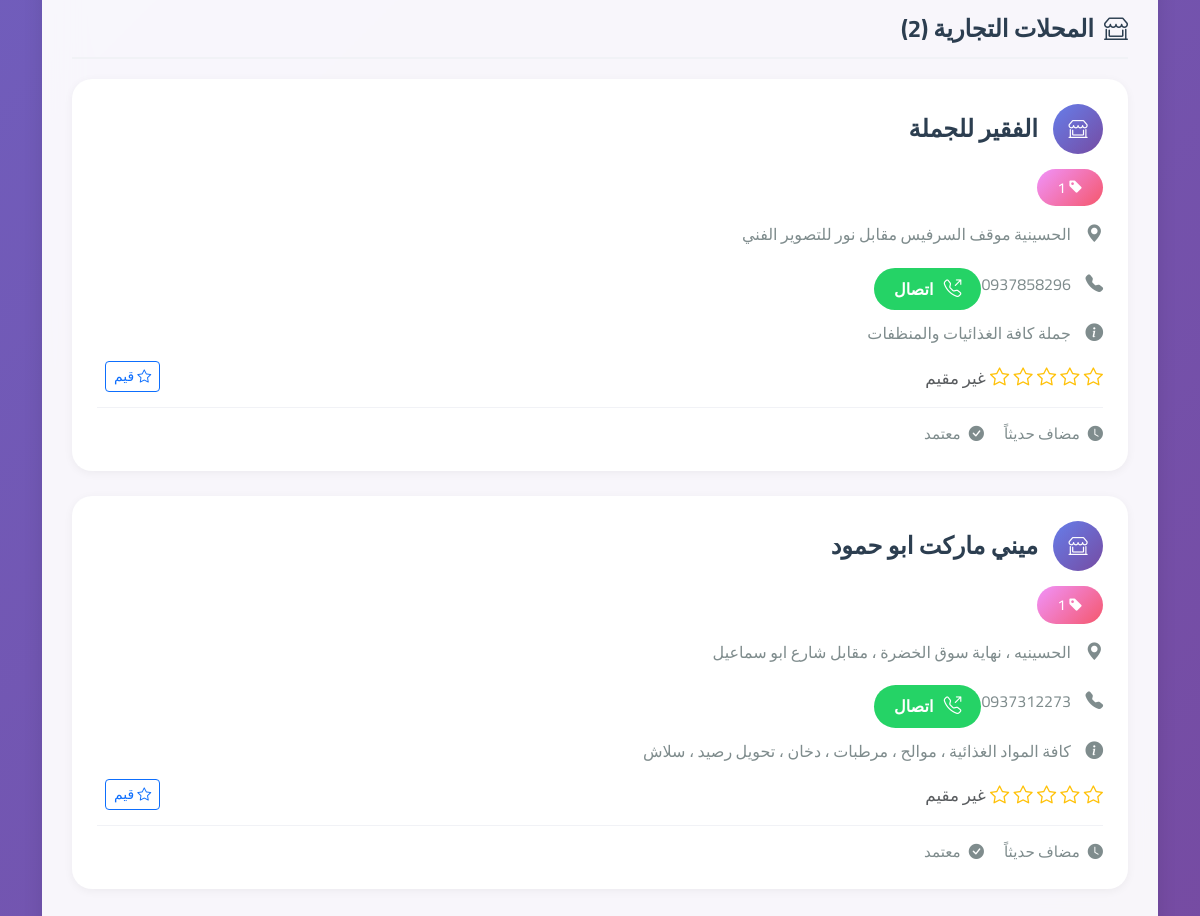
Before: /search?category=314 (signed in, lower part) with the older database file.
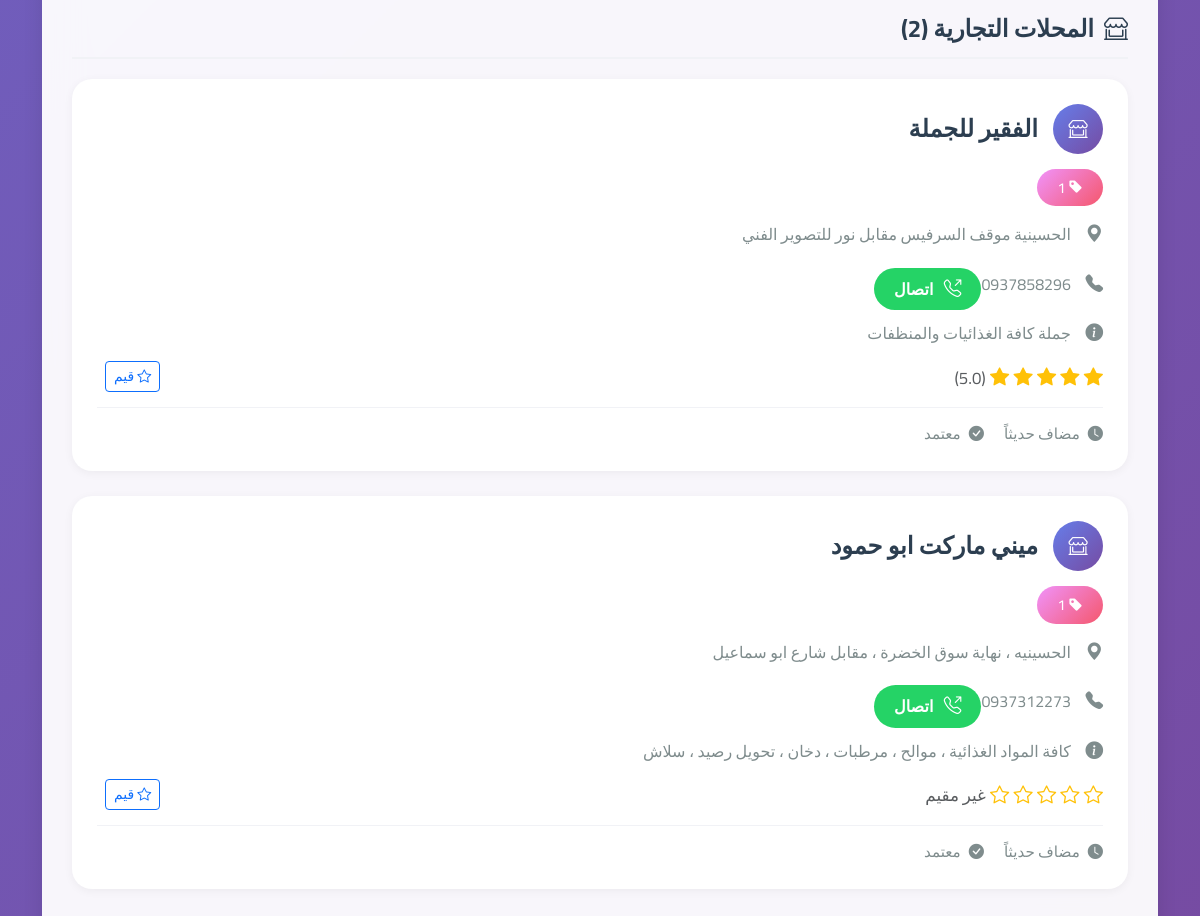
After: the same page with the newer database file.
### tables this page shows
CREATE TABLE stores (
            id INTEGER PRIMARY KEY AUTOINCREMENT,
            name TEXT NOT NULL,
            category_id INTEGER,
            address TEXT NOT NULL,
            phone TEXT,
            description TEXT,
            image_url TEXT,
            user_id INTEGER,
            is_approved BOOLEAN DEFAULT 0,
            visits_count INTEGER DEFAULT 0,
            rating_avg REAL DEFAULT 0,
            created_at TIMESTAMP DEFAULT CURRENT_TIMESTAMP, search_count INTEGER DEFAULT 0,
            FOREIGN KEY (category_id) REFERENCES categories (id),
            FOREIGN KEY (user_id) REFERENCES users (id)
        );

### app.py (the view, shortened to what this page needs)
@app.route('/search')
def search():
    if 'user_id' not in session:
        flash('يجب تسجيل الدخول للبحث', 'warning')
        return redirect(url_for('login'))
    query = request.args.get('q', '')
    category_id = request.args.get('category', '')
    service_category = request.args.get('service_category', '')
    search_type = request.args.get('type', 'all')  # all, stores, services
    conn = sqlite3.connect('hussainiya_stores.db')
    cursor = conn.cursor()
    store_results = []
    service_results = []
    if search_type in ['all', 'stores']:
        search_conditions = ['s.is_approved = 1']
        search_params = []
        if query:
            search_conditions.append('(s.name LIKE ? OR s.description LIKE ? OR s.address LIKE ? OR s.phone LIKE ?)')
            search_params.extend([f'%{query}%', f'%{query}%', f'%{query}%', f'%{query}%'])
        if category_id:
            search_conditions.append('s.category_id = ?')
            search_params.append(category_id)
        where_clause = ' AND '.join(search_conditions)
        cursor.execute(f'''
            SELECT s.*, c.name as category_name, COUNT(r.id) as ratings_count
            FROM stores s
            LEFT JOIN categories c ON s.category_id = c.id
            LEFT JOIN ratings r ON s.id = r.store_id
            WHERE {where_clause}
            GROUP BY s.id
            ORDER BY s.search_count DESC, COUNT(r.id) DESC, s.rating_avg DESC
        ''', search_params)
        store_results = cursor.fetchall()
    if search_type in ['all', 'services']:
        service_conditions = []
        service_params = []
        if query:
            service_conditions.append('(s.name LIKE ? OR s.description LIKE ? OR s.phone LIKE ? OR s.category LIKE ?)')
            service_params.extend([f'%{query}%', f'%{query}%', f'%{query}%', f'%{query}%'])
        if service_category:
            service_conditions.append('s.category = ?')
            service_params.append(service_category)
        service_where_clause = ' AND '.join(service_conditions) if service_conditions else '1=1'
        cursor.execute(f'''
            SELECT s.*, sc.name as category_name, sc.color, sc.icon
            FROM important_services s
            LEFT JOIN service_categories sc ON s.category = sc.name
            WHERE {service_where_clause}
            ORDER BY
                CASE
                    WHEN s.category = 'طوارئ' THEN 1
                    WHEN s.category = 'صحة' THEN 2
                    WHEN s.category = 'أمن' THEN 3
                    ELSE 4
                END, s.name
        ''', service_params)
        service_results = cursor.fetchall()
    cursor.execute('SELECT * FROM categories ORDER BY name')
    categories = cursor.fetchall()
    cursor.execute('SELECT * FROM service_categories ORDER BY name')
    service_categories = cursor.fetchall()
    total_results = len(store_results) + len(service_results)
    conn.close()
    return render_template('search_results.html',
                         store_results=store_results,
                         service_results=service_results,
                         categories=categories,
                         service_categories=service_categories,
                         query=query,
                         selected_category=category_id,
                         selected_service_category=service_category,
                         search_type=search_type,
                         total_results=total_results)

### templates/search_results.html (shortened to what this page needs)
<!DOCTYPE html>
<html lang="ar" dir="rtl">
<head>
    <link href="https://cdn.jsdelivr.net/npm/bootstrap@5.3.0/dist/css/bootstrap.min.css" rel="stylesheet">
    <link href="https://cdn.jsdelivr.net/npm/bootstrap-icons@1.10.0/font/bootstrap-icons.css" rel="stylesheet">
</head>
<body>
    <div class="container-fluid">
        <div class="container">
            <div class="results-container">
                {% if store_results and search_type in ['all', 'stores'] %}
                <div class="section-title">
                    <i class="bi bi-shop-window"></i>
                    المحلات التجارية ({{ store_results|length }})
                </div>
                {% for store in store_results %}
                <div class="result-card">
                    <div class="store-name">
                        <div class="store-icon">
                            <i class="bi bi-shop-window"></i>
                        </div>
                        {{ store[1] }}
                    </div>
                    {% if store[8] %}
                        <div class="store-category">
                            <a href="{{ url_for('search') }}?category={{ store[2] }}" style="color: white; text-decoration: none;">
                                <i class="bi bi-tag-fill"></i> {{ store[8] }}
                            </a>
                        </div>
                        {% endif %}
                    <div class="store-info">
                        <i class="bi bi-geo-alt-fill"></i>
                        {{ store[3] }}
                    </div>
                    {% if store[4] %}
                    <div class="store-info">
                        <i class="bi bi-telephone-fill"></i>
                        {{ store[4] }}
                        <a href="tel:{{ store[4] }}" class="call-btn ms-2">
                            <i class="bi bi-telephone-outbound"></i>
                            اتصال
                        </a>
                    </div>
                    {% endif %}
                    {% if store[5] %}
                    <div class="store-info">
                        <i class="bi bi-info-circle-fill"></i>
                        {{ store[5] }}
                    </div>
                    {% endif %}
                    <div class="rating-section">
                        <div class="rating-stars">
                            {% if store[10] and store[10] > 0 %}
                                {% for i in range(5) %}
                                    {% if i < store[10] %}
                                    <i class="bi bi-star-fill"></i>
                                    {% else %}
                                    <i class="bi bi-star"></i>
                                    {% endif %}
                                {% endfor %}
                                <small class="text-muted">({{ "%.1f"|format(store[10]) }})</small>
                            {% else %}
                                {% for i in range(5) %}
                                <i class="bi bi-star"></i>
                                {% endfor %}
                                <small class="text-muted">غير مقيم</small>
                            {% endif %}
                        </div>
                        {% if session.user_id %}
                        <button class="btn btn-sm btn-outline-primary ms-2" onclick="openRatingModal({{ store[0] }}, '{{ store[1] }}')">
                            <i class="bi bi-star"></i> قيم
                        </button>
                        {% endif %}
                    </div>
                    <div class="stats-row">
                        <div class="stat-item">
                            <i class="bi bi-clock-fill"></i>
                            مضاف حديثاً
                        </div>
                        <div class="stat-item">
                            <i class="bi bi-check-circle-fill"></i>
                            معتمد
                        </div>
                    </div>
                </div>
                {% endfor %}
                {% endif %}
            </div>
        </div>
    </div>
</body>
</html>

Changed rows visible on the page:
changed stores "الفقير للجملة": rating_avg (not shown) → "5.0"; rating_avg "غير مقيم" → "( )"
